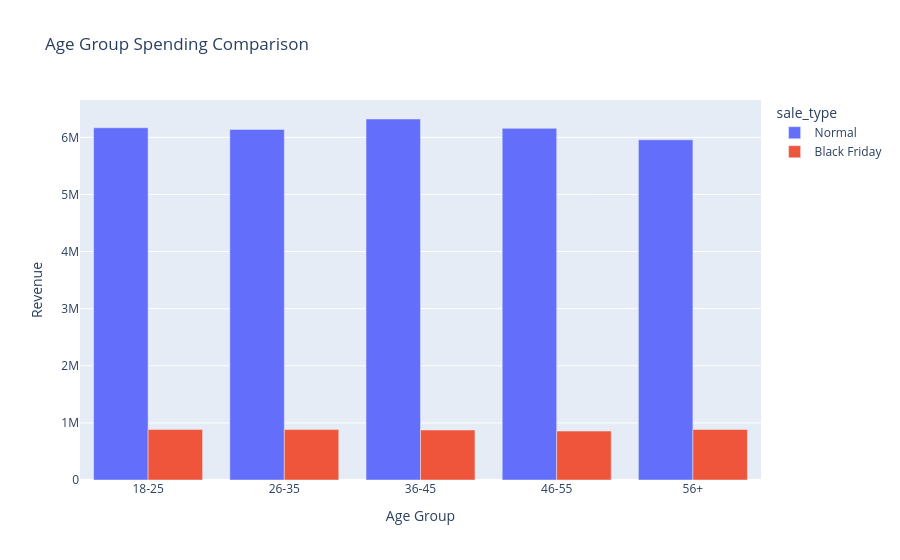

Notebook code for this chart:
### Code cell
fig_age = px.bar(age_compare, x="age_group", y="purchase_amount", color="sale_type", barmode="group", title="Age Group Spending Comparison",labels={"purchase_amount": "Revenue", "age_group": "Age Group"})

fig_age.show()

### Figure 1 — Plotly figure (JSON) as saved in the notebook; plotly's stock layout.template omitted (floating-point values rounded to 4 significant figures)
{"data": [{"alignmentgroup": "True", "hovertemplate": "sale_type=Normal<br>Age Group=%{x}<br>Revenue=%{y}<extra></extra>", "legendgroup": "Normal", "marker": {"color": "#636efa", "pattern": {"shape": ""}}, "name": "Normal", "offsetgroup": "Normal", "orientation": "v", "showlegend": true, "textposition": "auto", "type": "bar", "x": ["18-25", "26-35", "36-45", "46-55", "56+"], "xaxis": "x", "y": [6168000.0, 6139000.0, 6321000.0, 6158000.0, 5957000.0], "yaxis": "y"}, {"alignmentgroup": "True", "hovertemplate": "sale_type=Black Friday<br>Age Group=%{x}<br>Revenue=%{y}<extra></extra>", "legendgroup": "Black Friday", "marker": {"color": "#EF553B", "pattern": {"shape": ""}}, "name": "Black Friday", "offsetgroup": "Black Friday", "orientation": "v", "showlegend": true, "textposition": "auto", "type": "bar", "x": ["18-25", "26-35", "36-45", "46-55", "56+"], "xaxis": "x", "y": [883500.0, 882700.0, 875600.0, 856500.0, 884300.0], "yaxis": "y"}], "layout": {"barmode": "group", "legend": {"title": {"text": "sale_type"}, "tracegroupgap": 0}, "title": {"text": "Age Group Spending Comparison"}, "xaxis": {"anchor": "y", "domain": [0, 1], "title": {"text": "Age Group"}}, "yaxis": {"anchor": "x", "domain": [0, 1], "title": {"text": "Revenue"}}}}
